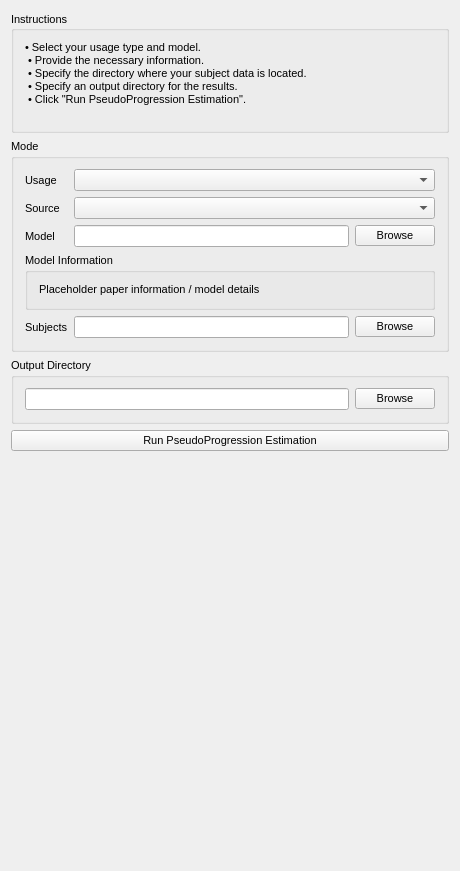
<?xml version="1.0" encoding="UTF-8"?>
<ui version="4.0">
 <class>QcaptkPseudoProgressionControls</class>
 <widget class="QWidget" name="QcaptkPseudoProgressionControls">
  <property name="geometry">
   <rect>
    <x>0</x>
    <y>0</y>
    <width>456</width>
    <height>871</height>
   </rect>
  </property>
  <property name="sizePolicy">
   <sizepolicy hsizetype="Minimum" vsizetype="Minimum">
    <horstretch>0</horstretch>
    <verstretch>0</verstretch>
   </sizepolicy>
  </property>
  <property name="minimumSize">
   <size>
    <width>0</width>
    <height>0</height>
   </size>
  </property>
  <property name="font">
   <font>
    <family>MS Shell Dlg 2</family>
    <pointsize>8</pointsize>
    <weight>50</weight>
    <italic>false</italic>
    <bold>false</bold>
    <underline>false</underline>
    <strikeout>false</strikeout>
   </font>
  </property>
  <property name="windowTitle">
   <string>QcaptkPseudoProgressionControls</string>
  </property>
  <layout class="QVBoxLayout" name="verticalLayout_5">
   <item>
    <widget class="QGroupBox" name="groupBoxInstructions">
     <property name="sizePolicy">
      <sizepolicy hsizetype="Minimum" vsizetype="Fixed">
       <horstretch>0</horstretch>
       <verstretch>0</verstretch>
      </sizepolicy>
     </property>
     <property name="layoutDirection">
      <enum>Qt::LeftToRight</enum>
     </property>
     <property name="title">
      <string>Instructions</string>
     </property>
     <property name="alignment">
      <set>Qt::AlignLeading|Qt::AlignLeft|Qt::AlignVCenter</set>
     </property>
     <layout class="QVBoxLayout" name="verticalLayout_7">
      <item>
       <widget class="QLabel" name="label_Instructions">
        <property name="sizePolicy">
         <sizepolicy hsizetype="Preferred" vsizetype="Expanding">
          <horstretch>0</horstretch>
          <verstretch>0</verstretch>
         </sizepolicy>
        </property>
        <property name="text">
         <string>• Select your usage type and model.
 • Provide the necessary information.
 • Specify the directory where your subject data is located.
 • Specify an output directory for the results.
 • Click &quot;Run PseudoProgression Estimation&quot;.
</string>
        </property>
        <property name="wordWrap">
         <bool>true</bool>
        </property>
       </widget>
      </item>
     </layout>
    </widget>
   </item>
   <item>
    <widget class="QGroupBox" name="groupBox_DataSelection">
     <property name="sizePolicy">
      <sizepolicy hsizetype="Minimum" vsizetype="Fixed">
       <horstretch>0</horstretch>
       <verstretch>0</verstretch>
      </sizepolicy>
     </property>
     <property name="title">
      <string>Mode</string>
     </property>
     <layout class="QGridLayout" name="gridLayout">
      <item row="0" column="1" colspan="2">
       <widget class="QmitkDataStorageComboBox" name="m_cbUsageSelector">
        <property name="sizePolicy">
         <sizepolicy hsizetype="Expanding" vsizetype="Fixed">
          <horstretch>0</horstretch>
          <verstretch>0</verstretch>
         </sizepolicy>
        </property>
       </widget>
      </item>
      <item row="5" column="2">
       <widget class="QPushButton" name="pushButton_SubjectDirBrowse">
        <property name="text">
         <string>Browse</string>
        </property>
       </widget>
      </item>
      <item row="2" column="1">
       <widget class="QLineEdit" name="lineEdit_CustomModelDir"/>
      </item>
      <item row="1" column="1" colspan="2">
       <widget class="QmitkDataStorageComboBox" name="m_cbModelSourceSelector">
        <property name="sizePolicy">
         <sizepolicy hsizetype="Expanding" vsizetype="Fixed">
          <horstretch>0</horstretch>
          <verstretch>0</verstretch>
         </sizepolicy>
        </property>
       </widget>
      </item>
      <item row="5" column="1">
       <widget class="QLineEdit" name="lineEdit_SubjectDir"/>
      </item>
      <item row="1" column="0">
       <widget class="QLabel" name="label_Source">
        <property name="text">
         <string>Source</string>
        </property>
       </widget>
      </item>
      <item row="2" column="2">
       <widget class="QPushButton" name="pushButton_CustomModelDirBrowse">
        <property name="text">
         <string>Browse</string>
        </property>
       </widget>
      </item>
      <item row="0" column="0">
       <widget class="QLabel" name="label_Usage">
        <property name="text">
         <string>Usage</string>
        </property>
       </widget>
      </item>
      <item row="2" column="0">
       <widget class="QLabel" name="label_CustomModelDir">
        <property name="text">
         <string>Model</string>
        </property>
       </widget>
      </item>
      <item row="5" column="0">
       <widget class="QLabel" name="label_SubjectDir">
        <property name="text">
         <string>Subjects</string>
        </property>
       </widget>
      </item>
      <item row="3" column="0" colspan="3">
       <widget class="QGroupBox" name="groupBox_PaperInfo">
        <property name="title">
         <string>Model Information</string>
        </property>
        <layout class="QVBoxLayout" name="verticalLayout">
         <item>
          <widget class="QLabel" name="label_PaperInformation">
           <property name="text">
            <string>Placeholder paper information / model details</string>
           </property>
          </widget>
         </item>
        </layout>
       </widget>
      </item>
     </layout>
    </widget>
   </item>
   <item>
    <widget class="QGroupBox" name="groupBox_Output">
     <property name="title">
      <string>Output Directory</string>
     </property>
     <layout class="QHBoxLayout" name="horizontalLayout">
      <item>
       <widget class="QLineEdit" name="lineEdit_OutputDir"/>
      </item>
      <item>
       <widget class="QPushButton" name="pushButton_OutputDirBrowse">
        <property name="text">
         <string>Browse</string>
        </property>
       </widget>
      </item>
     </layout>
    </widget>
   </item>
   <item>
    <widget class="QPushButton" name="pushButtonRun">
     <property name="text">
      <string>Run PseudoProgression Estimation</string>
     </property>
    </widget>
   </item>
   <item>
    <spacer name="verticalSpacer">
     <property name="orientation">
      <enum>Qt::Vertical</enum>
     </property>
     <property name="sizeHint" stdset="0">
      <size>
       <width>438</width>
       <height>416</height>
      </size>
     </property>
    </spacer>
   </item>
  </layout>
 </widget>
 <layoutdefault spacing="6" margin="11"/>
 <customwidgets>
  <customwidget>
   <class>QmitkDataStorageComboBox</class>
   <extends>QComboBox</extends>
   <header location="global">QmitkDataStorageComboBox.h</header>
  </customwidget>
 </customwidgets>
 <resources/>
 <connections/>
</ui>
